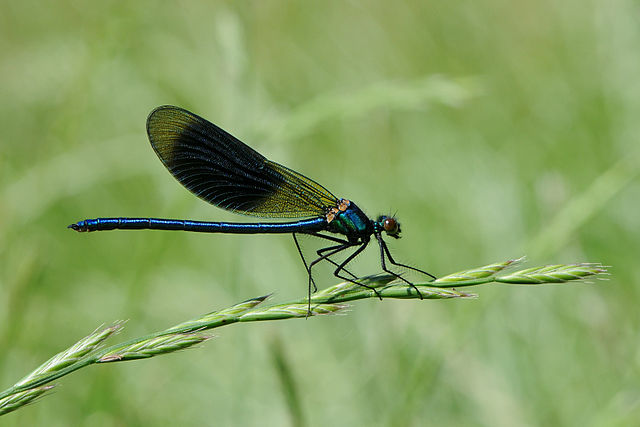
#> input picture opencv/entrada.jpeg, 640 x 427 px, found by its file name
$ python exemplo_quadrado_amarelo.py
#> lines starting #> are read from the running program, lines starting #| are printed output that depends on the picture
# Importando biblioteca OpenCV
import cv2
# Lendo a img entrada.jpg
img = cv2.imread('..\entrada.jpeg')
#> img is the input picture: shape (427, 640, 3); mean B, G, R 98.4, 159.6, 133.9

for y in range(0, img.shape[0], 10): # percorre linhas, pulando de 10 em 10
    for x in range(0, img.shape[1], 10): # percorre colunas, pulando de 10 em 10
        img[y:y+5, x: x+5] = (0,255,255) # Substitui os pixels em um quadrado de 5x5 pela cor amarela
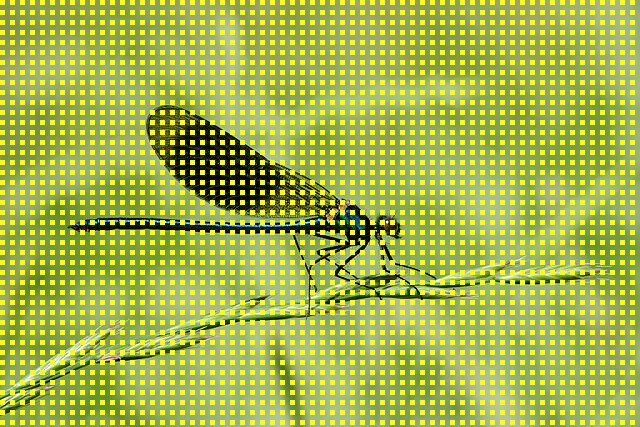
#> img: shape (427, 640, 3); mean B, G, R 73.6, 183.6, 164.3

# Exibe a Imagem alterada e espera o usuario apertar uma tecla
cv2.imshow("img modificada", img)
cv2.waitKey(0)
cv2.imwrite("output/yellow_square.jpg", img)
